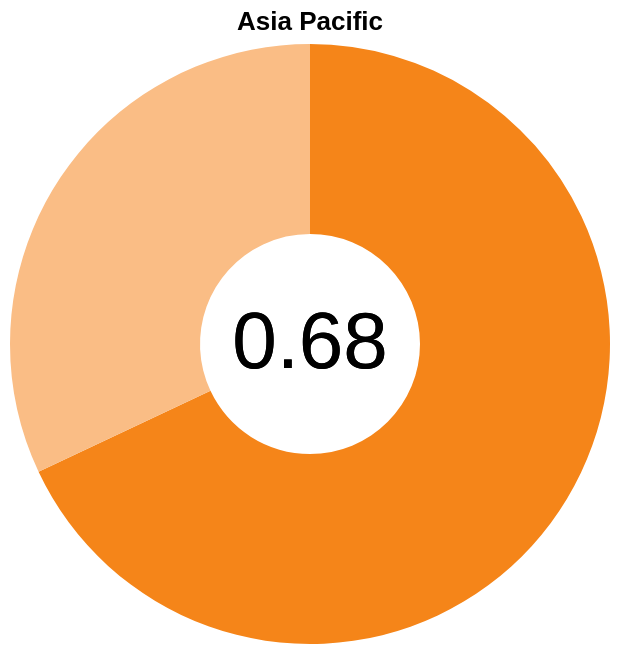

Source (Vega-Lite JSON):
### Vega-Lite specification from a JSON file in a GitHub repository (floating-point values rounded to 4 significant figures)
{"$schema": "https://vega.github.io/schema/vega-lite/v5.json", "title": "Asia Pacific", "width": "container", "data": {"values": [{"category": "Likely", "value": 0.68}, {"category": "Unlikely", "value": 0.32}]}, "layer": [{"mark": {"type": "arc", "innerRadius": 55}, "encoding": {"theta": {"field": "value", "type": "quantitative"}, "color": {"field": "category", "scale": {"range": ["#f58519", "#fabd85"]}, "legend": null}, "tooltip": [{"field": "value", "type": "quantitative", "title": "Proportion"}, {"field": "category", "type": "nominal", "title": "Likelihood to Report"}]}}, {"mark": {"type": "text", "text": "0.68", "fontSize": 40}, "encoding": {"color": {"value": "black"}}}]}
